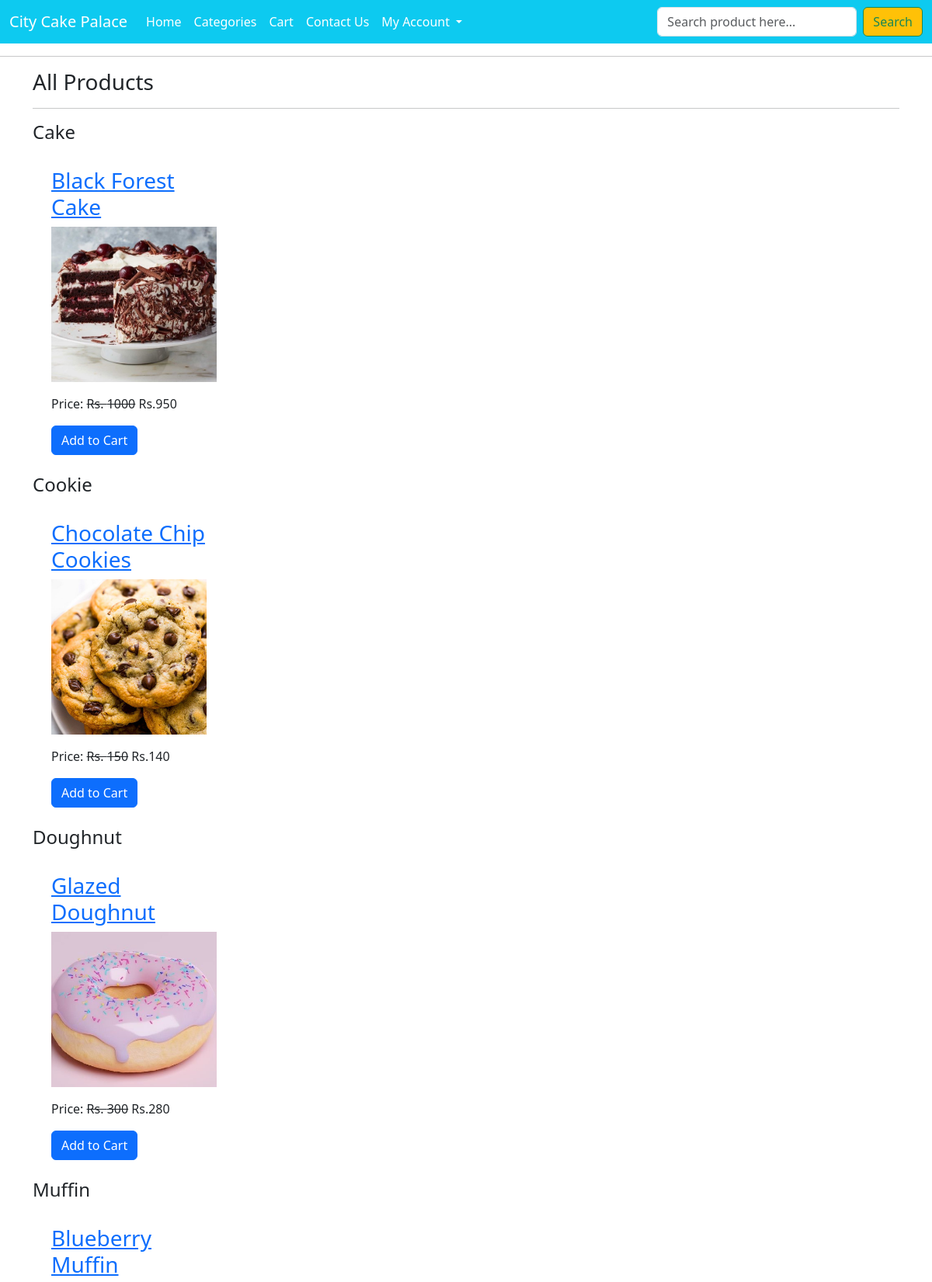
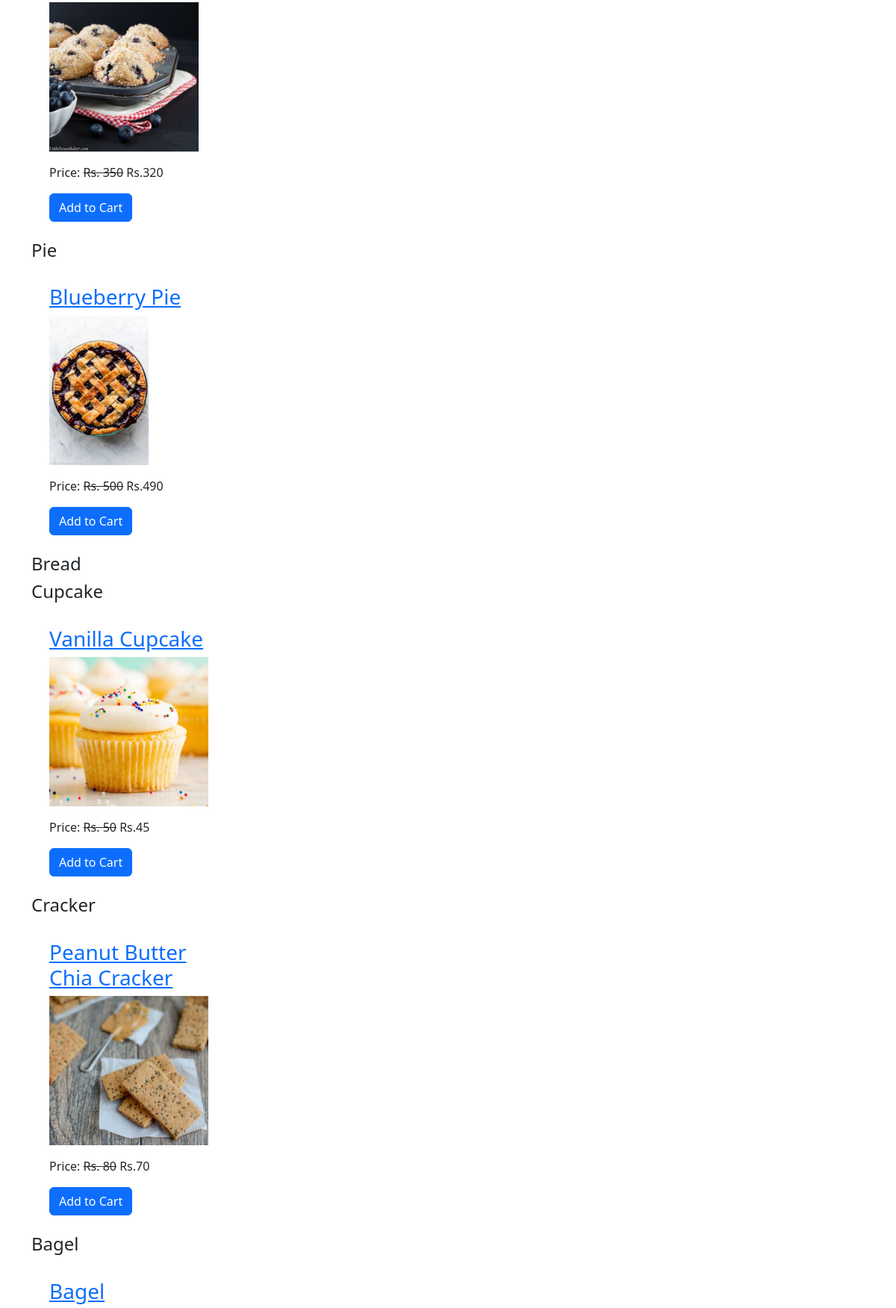
The page /all-products/ (upper part) on the database its author committed (2 pictures, top to bottom).
### ecomapp/models.py (models this page shows, shortened)
class Category(models.Model):
    title = models.CharField(max_length=40)
    slug  = models.SlugField(unique = True)

class Product(models.Model):
    title = models.CharField(max_length=40)
    slug = models.SlugField(unique=True)
    category = models.ForeignKey(Category,on_delete=models.CASCADE)
    image = models.ImageField(upload_to="products")
    marked_price = models.PositiveIntegerField()
    selling_price = models.PositiveIntegerField()
    description =   models.TextField()
    expiry = models.DateField()
    return_policy =models.CharField(max_length=300, null=True,blank = True)
    view_count = models.PositiveIntegerField()

### ecomapp/views.py (the view)
# urls.py: path("all-products/",AllProductsView.as_view(),name="allproducts"),
class AllProductsView(TemplateView):
    template_name = "allproducts.html"
    def get_context_data(self, **kwargs):
        context =  super().get_context_data(**kwargs)
        context['allcategories'] = Category.objects.all()
        return context

### templates/allproducts.html (shortened to what this page needs)
{% extends 'base.html' %}
{% block content %}
    <div class="container">
        <h3>All Products</h3><hr/>
        {% for cat in allcategories %}
        <h4>{{ cat.title }}</h4>
        <div class="row">
            {% for p in cat.product_set.all %}
                <div class="col-md-3 ">
                    <div class="m-4">
                        <h3><a href="{% url 'ecomapp:productdetail' p.slug %}">{{ p.title }}</a></h3>
                        <img src="{{ p.image.url }}" class="img-fluid" style="height:200px; object-fit:cover;" />
                        <p class="mt-3">Price: <strike>Rs. {{ p.marked_price }}</strike> Rs.{{ p.selling_price }}</p>
                        <a href="{% url 'ecomapp:addtocart' p.id %}" class="btn btn-primary">Add to Cart</a>
                    </div>
                </div>
            {% endfor %}
        </div>
        {% endfor %}
    </div>
{% endblock content %}

### rows shown on the page
Category: title "Cake"
Product: title "Black Forest Cake", image (picture), marked_price "1000", selling_price "950"
Category: title "Cookie"
Product: title "Chocolate Chip Cookies", image (picture), marked_price "150", selling_price "140"
Category: title "Doughnut"
Product: title "Glazed Doughnut", image (picture), marked_price "300", selling_price "280"
Category: title "Muffin"
Product: title "Blueberry Muffin", image (picture), marked_price "350", selling_price "320"
Category: title "Pie"
Product: title "Blueberry Pie", image (picture), marked_price "500", selling_price "490"
Category: title "Bread"
Category: title "Cupcake"
Product: title "Vanilla Cupcake", image (picture), marked_price "50", selling_price "45"
Category: title "Cracker"
Product: title "Peanut Butter Chia Cracker", image (picture), marked_price "80", selling_price "70"
Category: title "Bagel"
Product: title "Bagel"
